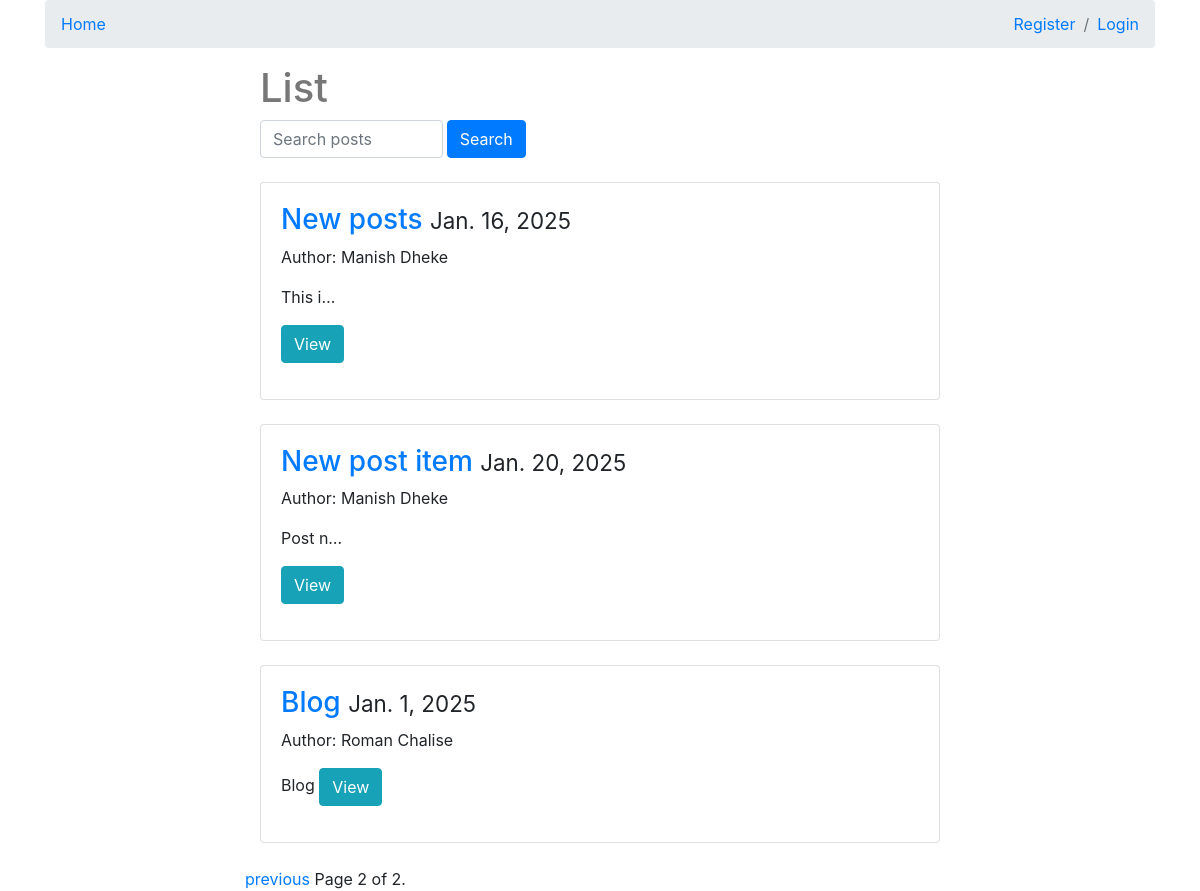
Screenshot of /?page=2 with the database file from the repository.
### posts/models.py (models this page shows, shortened)
class Post(models.Model):
    user = models.ForeignKey(settings.AUTH_USER_MODEL, on_delete=models.CASCADE, default=1)
    title = models.CharField(max_length=30)
    slug = models.SlugField(unique=True, blank=True)
    image = models.ImageField(upload_to=upload_location,
            null=True,
            blank=True,
            width_field="width_field",
            height_field="height_field")
    height_field = models.IntegerField(null=True, blank=True)
    width_field = models.IntegerField(null=True, blank=True)
    content = models.TextField()
    draft = models.BooleanField(default=False)
    publish = models.DateField(auto_now=False, auto_now_add=False)
    read_time =  models.IntegerField(default=0) #models.TimeField(null=True, blank=True) # assume minutes
    updated = models.DateTimeField(auto_now=True, auto_now_add=False)
    timestamp = models.DateTimeField(auto_now=False, auto_now_add=True)
    objects = PostManager() # Linking model manager to our model
    def get_markdown(self):
        content = self.content
        markdown_text = markdown(content)
        return mark_safe(markdown_text)
    class Meta:
        ordering = ["-timestamp", "-updated"]

### posts/views.py (the view, shortened to what this page needs)
# urls.py: path('', post_list, name='list'),
def post_list(request):
    today = timezone.now().date()
    queryset_list = Post.objects.active()
    if request.user.is_authenticated:
        queryset_list = Post.objects.all() # Can see everything including draft, if user is authenticated
    query = request.GET.get("q") # Q = complex lookups
    paginator = Paginator(queryset_list, 4)
    page_number = request.GET.get("page")
    queryset = paginator.get_page(page_number)
    context = {
            "object_list": queryset,
            "title": "List",
            "today": today
        }
    return render(request, 'posts/post_list.html', context)

### posts/models.py (called while the page is built)
    def active(self, *args, **kwargs):
        return super(PostManager, self).filter(draft=False).filter(publish__lte=timezone.now())

### posts/templates/posts/post_list.html (shortened to what this page needs)
{% extends "posts/base.html" %}
{% block content %}
<div class='col-sm-8 offset-sm-2'>
        <div class="col-md-8">
            <h1>{{ title }}</h1>
        </div>
        <div class="col-md-5 ">
            <form method='GET' action='' class="d-flex">
                    <input class='form-control' type='text' name='q' class="form-control me-2" placeholder='Search posts' value='{{ request.GET.q }}' />
                    <input  type='submit' value='Search' class="btn btn-primary" style="margin-left: 4px;" />
            </form>
        </div> <br/>
    {% for obj in object_list %}
    <div class="col-sm-12  mb-4">
        <div class="card">
            <div class="card-body  post-detail-item" >
                <h3>
                    <a href="{% url 'posts:detail' slug=obj.slug %}">{{ obj.title }}</a> <small>{{ obj.publish }} </small>
                </h3>
                {% if obj.user.get_full_name %} <p>Author: {{ obj.user.get_full_name }}</p> {% endif %}
                {{ obj.get_markdown|truncatechars:10 }}
            <p> <a href="{% url 'posts:detail' slug=obj.slug %}" class="btn btn-info" role="button">View</a></p>
            </div>
        </div>
    </div>
    {% endfor %}
    <div class="pagination">
        <span class="step-links">
            {% if object_list.has_previous %}
                <a href="?page={{object_list.previous_page_number }}{% if request.GET.q %}&q={{ request.GET.q }}{% endif %}">previous</a>
            {% endif %}
            <span class="current">
                Page {{object_list.number }} of {{object_list.paginator.num_pages }}.
            </span>
        </span>
    </div>
</div>
{% endblock content %}

### static/css/base.css (style rules this page uses)
h1 { color: #777777; }

### rows the page displays
Post: title "New posts", publish "Jan. 16, 2025", user.get_full_name "Manish Dheke", get_markdown "This i…"
Post: title "New post item", publish "Jan. 20, 2025", user.get_full_name "Manish Dheke", get_markdown "Post n…"
Post: title "Blog", publish "Jan. 1, 2025", user.get_full_name "Roman Chalise", get_markdown "Blog"

### other values shown
{{ title }} "List"
{{ object_list.number }} "2"
{{ object_list.paginator.num_pages }} "2"
